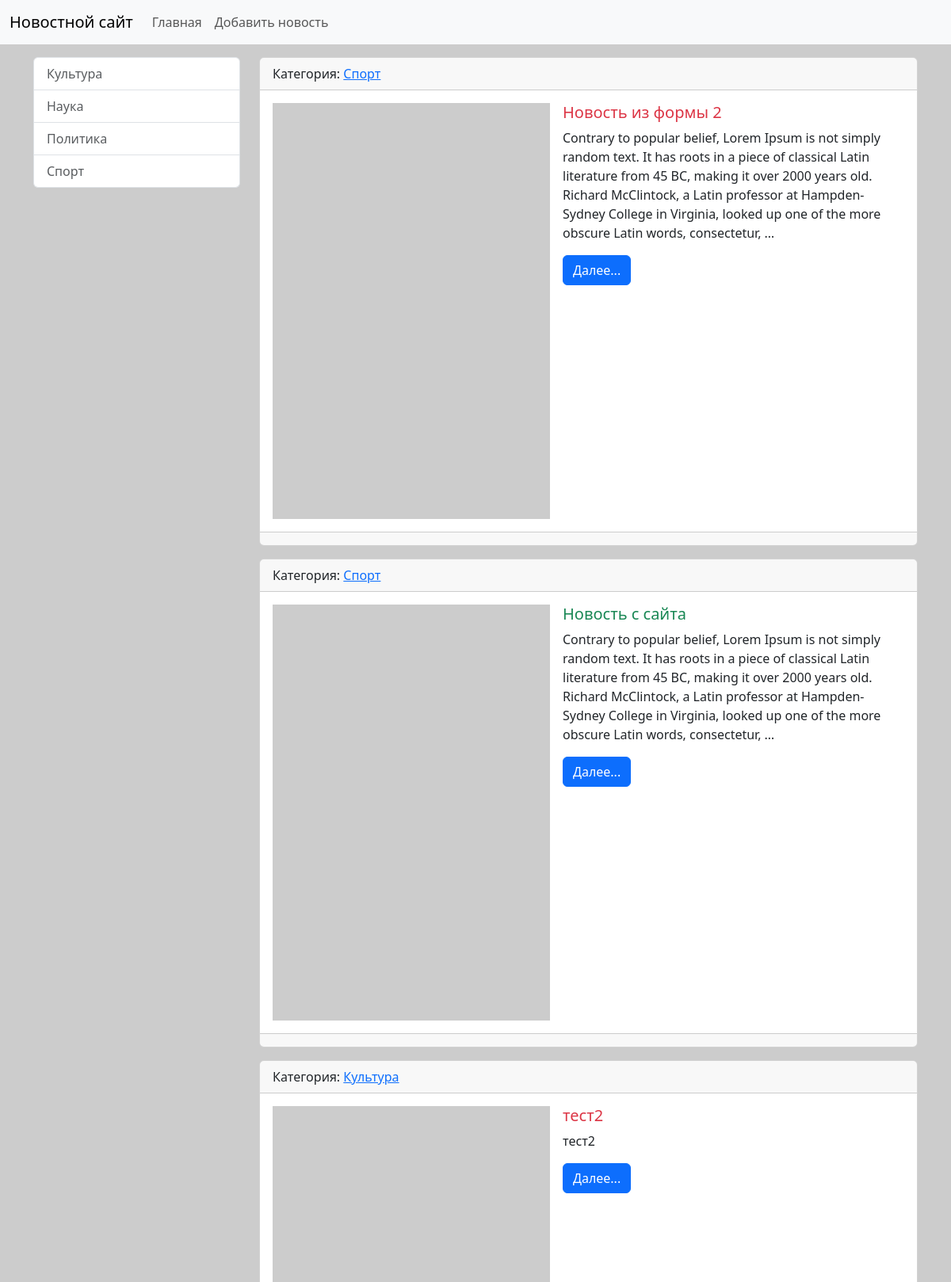
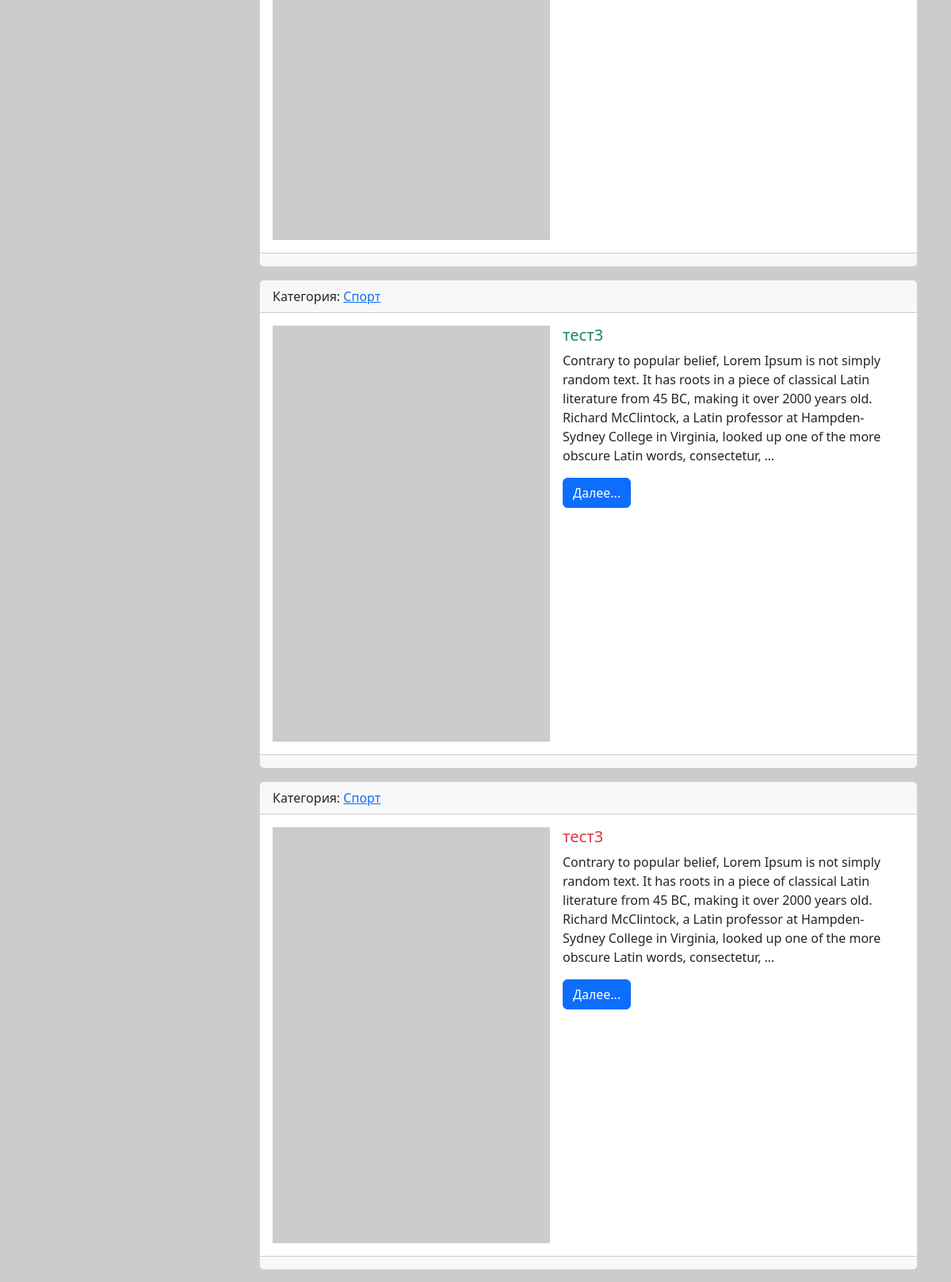
The page / (upper part) on the database its author committed (2 pictures, top to bottom).
### news/models.py (models this page shows, shortened)
class Category(models.Model):
    title = models.CharField(max_length=150, db_index=True, verbose_name = 'Наименование категории') # При наличии db_index поле индексируется и поиск полей в этой таблице / модели становится более быстрым
    def get_absolute_url(self): # Название этого метода должно быть именно таким, чтобы Django мог его распознать и использовать для получения URL-адреса объекта и это договорённость между разработчиками Django. Этот метод возвращает URL-адрес для конкретного объекта модели, который будет использовать. Также django автоматически ищет этот метод и если находит его, то в админ.панели автоматически появляется кнопка "смотреть на сайте", которая ведёт на соответствующую страницу на сайте. При другом названии метода кнопки не будет.
        return reverse('category', kwargs={"category_id": self.pk}) # Главное отличе этой фукнции от template tag в том, что она строит ссылку в python-файлах, а template tag - в html-шаблонах. Здесь мы используем имя маршрута 'category' и передаем параметр category_id, который равен первичному ключу (pk) текущего объекта категории. В результате функция reverse вернет URL-адрес для этой категории, который можно использовать в шаблонах или других частях приложения.
    class Meta:
        verbose_name = 'Категория'
        verbose_name_plural = 'Категории'
        ordering = ('title', )
    def __str__(self):
        return self.title

class News(models.Model):
    title = models.CharField(max_length=150, verbose_name="Наименование")
    content = models.TextField(blank=True, verbose_name="Содержание")
    created_at = models.DateTimeField(auto_now_add=True, verbose_name="Дата создания")
    updated_at = models.DateTimeField(auto_now=True, verbose_name="Дата редактирования")
    photo = models.ImageField(upload_to='photos/%Y/%m/%d', verbose_name="Фото", blank=True)
    is_published = models.BooleanField(default=True, verbose_name="Опубликовано")
    category = models.ForeignKey('Category', on_delete=models.PROTECT, null=True, verbose_name = 'Категория') # Модель можно указать двумя способами: ссылкой на модель (но только в том случае, если эта модель объявлена раньше, перед указанием foreign key в другой модели) или указав имя модели - 'Category'. null=True поставлен из-за того, что category и связь с category были добавлены после того, как в БД уже были добавлены новости без категории.
    class Meta:
        verbose_name = 'Новость'    # Это правильный перевод или наименование единственного числа объекта модели, с которой мы работаем
        verbose_name_plural = 'Новости' # Это правильный перевод или наименование множественного числа объектов модели, с которой мы работаем
        ordering = ['-created_at'] # Это параметр сортировки объектов модели, с которой мы работаем ("-" означает, что в обратном порядке)
    def get_absolute_url(self):
        return reverse('view_news', kwargs={"news_id": self.pk})

### news/views.py (the view)
# urls.py: path('', index, name='home'),    # Из-за того, что в корневом файле views.py есть include со списком маршрутов и path с 'news/' был отброшен, то здесь мы указываем пустую строку, а потом функцию, кото
def index(request):
    news = News.objects.all()  # Получаем все новости, отсортированные по дате создания в обратном порядке. Сотрировка берётся из модели, из класса Meta
    context = {
        'news': news,
        'title': 'Список категорий',
    }
    return render(request, template_name='news/index.html', context=context)

### news/templatetags/news_tags.py (called while the page is built)
@register.inclusion_tag('news/list_categories.html')
def show_categories():    # Можно передавать дополнительные параметры (def show_categories(arg1='Hello', arg2='World')
    categories = Category.objects.all()
    return {"categories": categories}   # При передачи доп. параметров в функцию return должен выглядеть с из возвратом, чтобы увидеть их значения return {"categories": categories, "arg1": arg1, "arg2": arg2}

### news/templates/news/index.html (shortened to what this page needs)
{% extends 'base.html' %}
{% block sidebar %}
{% include 'include/_sidebar.html' %}
{% endblock %}
{% block content %}
{% for item_news in news %}
    <div class="card mb-3">
        <div class="card-header">
            Категория: <a href="{{ item_news.category.get_absolute_url }}">{{ item_news.category }}</a>
        </div>
        <div class="card-body">
            <div class="d-flex align-items-start" style="min-height: 300px;">
                {% if item_news.photo %}
                    <img src="{{ item_news.photo.url }}" alt="" width="350" class="flex-shrink-0 me-3">
                {% else %}
                    <img src="https://picsum.photos/seed/picsum/200/300" alt="" width="350" class="flex-shrink-0 me-3">
                {% endif %}
                <div class="flex-grow-1">
                    <div class="media-body">
                        <h5 class="card-title {% cycle 'text-danger' 'text-success' %}">{{ item_news.title }}</h5>
                        <p class="card-text">{{ item_news.content|truncatewords:50 }}</p>
                        <a href="{{ item_news.get_absolute_url }}" class="btn btn-primary">Далее...</a>
                    </div>
                </div>
            </div>
        </div>
        <div class="card-footer text-body-secondary">
        </div>
    </div>
{% empty %}
    Больше новостей нет.
{% endfor %}
{% endblock  %}

### news/templates/news/list_categories.html
<div class="list-group">
  {% for item_category in categories %}
    <a href="{{ item_category.get_absolute_url }}" class="list-group-item list-group-item-action" aria-current="true" >{{ item_category.title }}</a >
  {% empty %}
    <p class="text-muted">Категорий нет.</p>
  {% endfor %}
</div>

### education/static/css/style.css (style rules this page uses)
body { background-color: #ccc; }

### rows shown on the page
Category: title "Культура"
Category: title "Наука"
Category: title "Политика"
Category: title "Спорт"
News: category "Спорт", title "Новость из формы 2", content "Contrary to popular belief, Lorem Ipsum is not simply random text. It has roots in a piece of classical Latin literature from 45 BC, making it over 2000 years old. Richard McClintock, a Latin professor at Hampden-Sydney College in Virginia, looked up one of the more obscure Latin words, consectetur, …"
News: category "Спорт", title "Новость с сайта", content "Contrary to popular belief, Lorem Ipsum is not simply random text. It has roots in a piece of classical Latin literature from 45 BC, making it over 2000 years old. Richard McClintock, a Latin professor at Hampden-Sydney College in Virginia, looked up one of the more obscure Latin words, consectetur, …"
News: category "Культура", title "тест2", content "тест2"
News: category "Спорт", title "тест3", content "Contrary to popular belief, Lorem Ipsum is not simply random text. It has roots in a piece of classical Latin literature from 45 BC, making it over 2000 years old. Richard McClintock, a Latin professor at Hampden-Sydney College in Virginia, looked up one of the more obscure Latin words, consectetur, …"
News: category "Спорт", title "тест3", content "Contrary to popular belief, Lorem Ipsum is not simply random text. It has roots in a piece of classical Latin literature from 45 BC, making it over 2000 years old. Richard McClintock, a Latin professor at Hampden-Sydney College in Virginia, looked up one of the more obscure Latin words, consectetur, …"
